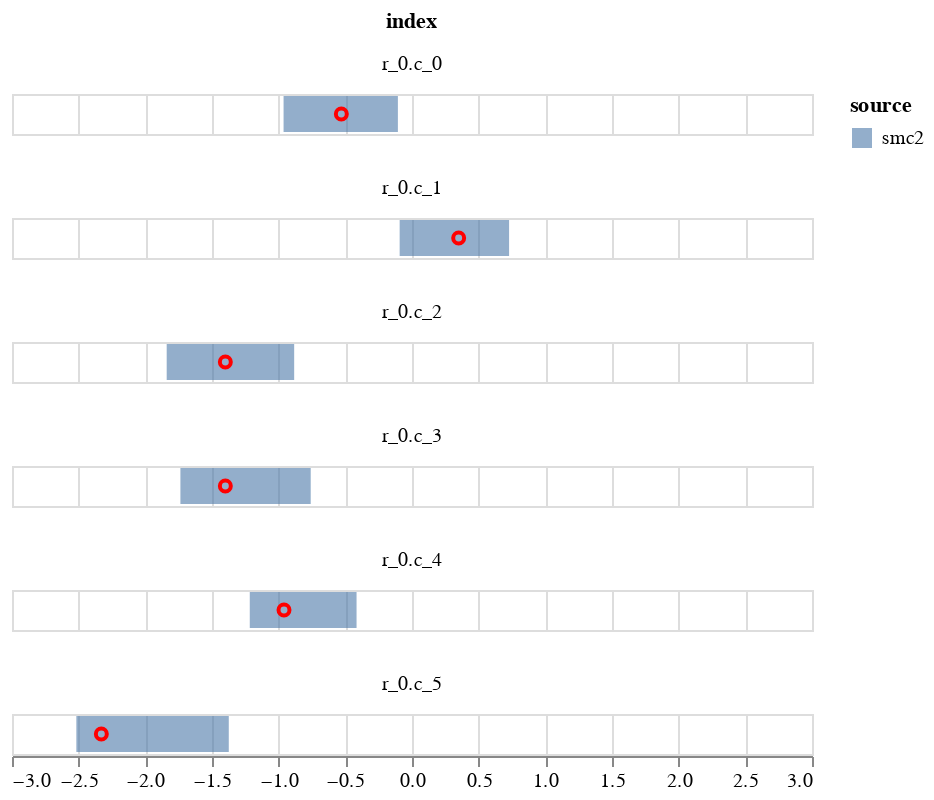

The code cell stored with this chart in its notebook:
### Code cell
c1 = alt.Chart(plot_data).mark_bar(opacity=0.6).encode(
    alt.X('q1', title=None,  scale=alt.Scale(domain=[-3,3])),
    alt.X2('q2', title=None),
    alt.Color('source'),    
)
    

c2 = alt.Chart(plot_data).mark_point(opacity=1, color='red').encode(
        alt.X('data', title=None),
)
(c1+c2).facet(
       'index',
    columns=1
    )

### Figure 1 — Vega-Lite specification as saved in the notebook (floating-point values rounded to 4 significant figures)
{"config": {"view": {"continuousWidth": 400, "continuousHeight": 300}}, "data": {"name": "data-f1fe85233d1285c9f6604b6015f02de0"}, "facet": {"type": "nominal", "field": "index"}, "spec": {"layer": [{"mark": {"type": "bar", "opacity": 0.6}, "encoding": {"color": {"type": "nominal", "field": "source"}, "x": {"type": "quantitative", "field": "q1", "scale": {"domain": [-3, 3]}, "title": null}, "x2": {"field": "q2", "title": null}}}, {"mark": {"type": "point", "color": "red", "opacity": 1}, "encoding": {"x": {"type": "quantitative", "field": "data", "title": null}}}]}, "columns": 1, "$schema": "https://vega.github.io/schema/vega-lite/v4.8.1.json", "datasets": {"data-f1fe85233d1285c9f6604b6015f02de0": [{"index": "r_0.c_0", "q1": -0.9632, "q2": -0.1058, "source": "smc2", "data": -0.53}, {"index": "r_0.c_1", "q1": -0.0926, "q2": 0.7282, "source": "smc2", "data": 0.35}, {"index": "r_0.c_2", "q1": -1.84, "q2": -0.8837, "source": "smc2", "data": -1.4}, {"index": "r_0.c_3", "q1": -1.737, "q2": -0.7597, "source": "smc2", "data": -1.4}, {"index": "r_0.c_4", "q1": -1.217, "q2": -0.4159, "source": "smc2", "data": -0.96}, {"index": "r_0.c_5", "q1": -2.517, "q2": -1.374, "source": "smc2", "data": -2.33}]}}
